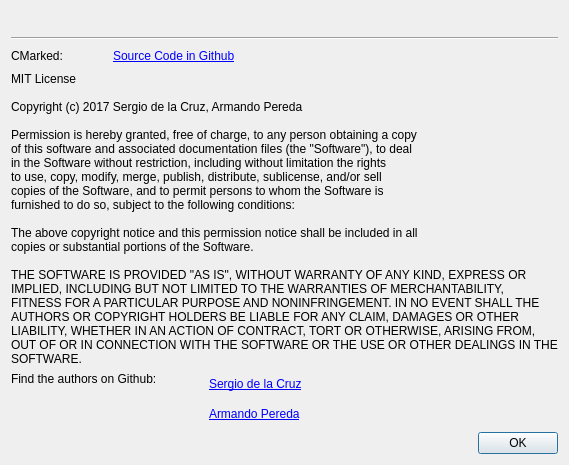
<?xml version="1.0" encoding="UTF-8"?>
<ui version="4.0">
 <class>Dialog</class>
 <widget class="QDialog" name="Dialog">
  <property name="windowModality">
   <enum>Qt::ApplicationModal</enum>
  </property>
  <property name="geometry">
   <rect>
    <x>0</x>
    <y>0</y>
    <width>643</width>
    <height>663</height>
   </rect>
  </property>
  <property name="sizePolicy">
   <sizepolicy hsizetype="Fixed" vsizetype="Fixed">
    <horstretch>0</horstretch>
    <verstretch>0</verstretch>
   </sizepolicy>
  </property>
  <property name="windowTitle">
   <string>About CMarked</string>
  </property>
  <property name="modal">
   <bool>true</bool>
  </property>
  <layout class="QVBoxLayout" name="verticalLayout_2">
   <property name="sizeConstraint">
    <enum>QLayout::SetFixedSize</enum>
   </property>
   <item>
    <layout class="QHBoxLayout" name="horizontalLayout">
     <item>
      <spacer name="horizontalSpacer">
       <property name="orientation">
        <enum>Qt::Horizontal</enum>
       </property>
       <property name="sizeHint" stdset="0">
        <size>
         <width>40</width>
         <height>20</height>
        </size>
       </property>
      </spacer>
     </item>
     <item>
      <widget class="QLabel" name="label">
       <property name="text">
        <string/>
       </property>
       <property name="pixmap">
        <pixmap resource="resources.qrc">:/img/img/markdown-208x128-solid.png</pixmap>
       </property>
       <property name="scaledContents">
        <bool>true</bool>
       </property>
      </widget>
     </item>
     <item>
      <spacer name="horizontalSpacer_2">
       <property name="orientation">
        <enum>Qt::Horizontal</enum>
       </property>
       <property name="sizeHint" stdset="0">
        <size>
         <width>40</width>
         <height>20</height>
        </size>
       </property>
      </spacer>
     </item>
    </layout>
   </item>
   <item>
    <widget class="Line" name="line">
     <property name="orientation">
      <enum>Qt::Horizontal</enum>
     </property>
    </widget>
   </item>
   <item>
    <layout class="QHBoxLayout" name="horizontalLayout_2">
     <item>
      <widget class="QLabel" name="label_version">
       <property name="text">
        <string>CMarked: </string>
       </property>
       <property name="openExternalLinks">
        <bool>true</bool>
       </property>
      </widget>
     </item>
     <item>
      <spacer name="horizontalSpacer_4">
       <property name="orientation">
        <enum>Qt::Horizontal</enum>
       </property>
       <property name="sizeType">
        <enum>QSizePolicy::Fixed</enum>
       </property>
       <property name="sizeHint" stdset="0">
        <size>
         <width>40</width>
         <height>20</height>
        </size>
       </property>
      </spacer>
     </item>
     <item>
      <widget class="QLabel" name="label_4">
       <property name="text">
        <string>&lt;a href=&quot;https://github.com/sergiodlc/cmarked&quot;&gt;Source Code in Github&lt;/a&gt;
</string>
       </property>
       <property name="textFormat">
        <enum>Qt::RichText</enum>
       </property>
       <property name="openExternalLinks">
        <bool>true</bool>
       </property>
      </widget>
     </item>
     <item>
      <spacer name="horizontalSpacer_3">
       <property name="orientation">
        <enum>Qt::Horizontal</enum>
       </property>
       <property name="sizeHint" stdset="0">
        <size>
         <width>40</width>
         <height>20</height>
        </size>
       </property>
      </spacer>
     </item>
    </layout>
   </item>
   <item>
    <layout class="QGridLayout" name="gridLayout">
     <item row="0" column="0" colspan="4">
      <widget class="QLabel" name="label_2">
       <property name="sizePolicy">
        <sizepolicy hsizetype="Expanding" vsizetype="Expanding">
         <horstretch>0</horstretch>
         <verstretch>0</verstretch>
        </sizepolicy>
       </property>
       <property name="text">
        <string>MIT License

Copyright (c) 2017 Sergio de la Cruz, Armando Pereda

Permission is hereby granted, free of charge, to any person obtaining a copy
of this software and associated documentation files (the &quot;Software&quot;), to deal
in the Software without restriction, including without limitation the rights
to use, copy, modify, merge, publish, distribute, sublicense, and/or sell
copies of the Software, and to permit persons to whom the Software is
furnished to do so, subject to the following conditions:

The above copyright notice and this permission notice shall be included in all
copies or substantial portions of the Software.

THE SOFTWARE IS PROVIDED &quot;AS IS&quot;, WITHOUT WARRANTY OF ANY KIND, EXPRESS OR
IMPLIED, INCLUDING BUT NOT LIMITED TO THE WARRANTIES OF MERCHANTABILITY,
FITNESS FOR A PARTICULAR PURPOSE AND NONINFRINGEMENT. IN NO EVENT SHALL THE
AUTHORS OR COPYRIGHT HOLDERS BE LIABLE FOR ANY CLAIM, DAMAGES OR OTHER
LIABILITY, WHETHER IN AN ACTION OF CONTRACT, TORT OR OTHERWISE, ARISING FROM,
OUT OF OR IN CONNECTION WITH THE SOFTWARE OR THE USE OR OTHER DEALINGS IN THE
SOFTWARE.</string>
       </property>
      </widget>
     </item>
     <item row="1" column="0" rowspan="2">
      <layout class="QVBoxLayout" name="verticalLayout">
       <item>
        <widget class="QLabel" name="label_5">
         <property name="text">
          <string>Find the authors on Github:</string>
         </property>
        </widget>
       </item>
       <item>
        <spacer name="verticalSpacer">
         <property name="orientation">
          <enum>Qt::Vertical</enum>
         </property>
         <property name="sizeHint" stdset="0">
          <size>
           <width>20</width>
           <height>40</height>
          </size>
         </property>
        </spacer>
       </item>
      </layout>
     </item>
     <item row="1" column="2">
      <widget class="QLabel" name="label_6">
       <property name="text">
        <string>&lt;a href=&quot;https://github.com/sergiodlc&quot;&gt;Sergio de la Cruz&lt;/a&gt;</string>
       </property>
       <property name="openExternalLinks">
        <bool>true</bool>
       </property>
      </widget>
     </item>
     <item row="1" column="3" rowspan="2">
      <spacer name="horizontalSpacer_5">
       <property name="orientation">
        <enum>Qt::Horizontal</enum>
       </property>
       <property name="sizeHint" stdset="0">
        <size>
         <width>40</width>
         <height>20</height>
        </size>
       </property>
      </spacer>
     </item>
     <item row="2" column="1">
      <spacer name="horizontalSpacer_6">
       <property name="orientation">
        <enum>Qt::Horizontal</enum>
       </property>
       <property name="sizeType">
        <enum>QSizePolicy::Fixed</enum>
       </property>
       <property name="sizeHint" stdset="0">
        <size>
         <width>40</width>
         <height>20</height>
        </size>
       </property>
      </spacer>
     </item>
     <item row="2" column="2">
      <widget class="QLabel" name="label_7">
       <property name="text">
        <string>&lt;a href=&quot;https://github.com/aplghl&quot;&gt;Armando Pereda&lt;/a&gt;</string>
       </property>
       <property name="openExternalLinks">
        <bool>true</bool>
       </property>
      </widget>
     </item>
    </layout>
   </item>
   <item>
    <widget class="QDialogButtonBox" name="buttonBox">
     <property name="standardButtons">
      <set>QDialogButtonBox::Ok</set>
     </property>
    </widget>
   </item>
  </layout>
 </widget>
 <resources>
  <include location="resources.qrc"/>
 </resources>
 <connections>
  <connection>
   <sender>buttonBox</sender>
   <signal>accepted()</signal>
   <receiver>Dialog</receiver>
   <slot>accept()</slot>
   <hints>
    <hint type="sourcelabel">
     <x>564</x>
     <y>637</y>
    </hint>
    <hint type="destinationlabel">
     <x>508</x>
     <y>581</y>
    </hint>
   </hints>
  </connection>
 </connections>
</ui>
